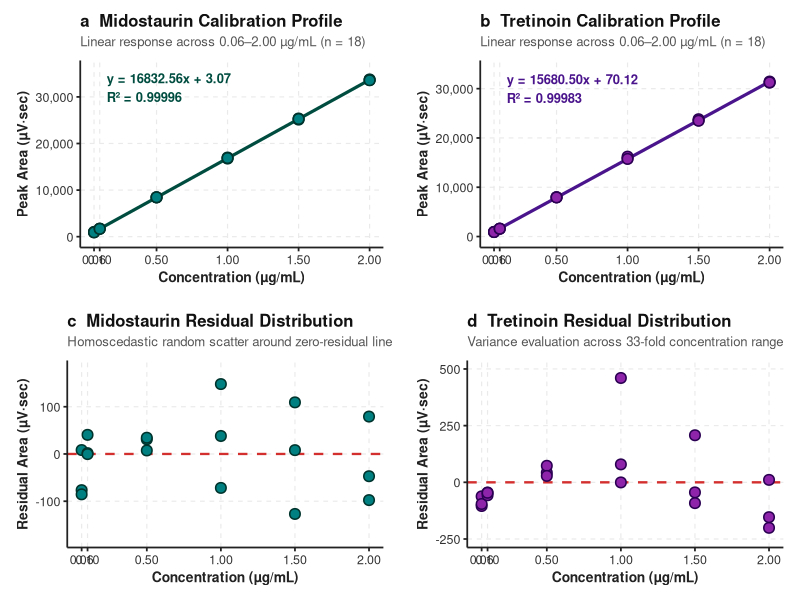

This figure's R source:
# ==============================================================================
# STEP 1: Load Libraries and Create Data Frame
# ==============================================================================

# Load required analytical & statistical packages
library(lmtest)
library(car)
library(ggplot2)
library(gridExtra)

# Define concentration points (6 levels in triplicate)
conc <- c(0.06, 0.06, 0.06, 0.10, 0.10, 0.10, 0.50, 0.50, 0.50, 
          1.00, 1.00, 1.00, 1.50, 1.50, 1.50, 2.00, 2.00, 2.00)

# Define Peak Areas for Midostaurin
midostaurin <- c(1021.29, 936.42, 927.57, 1688.05, 1726.82, 1686.04, 
                 8450.38, 8426.75, 8453.75, 16763.79, 16983.58, 16873.69, 
                 25124.92, 25361.16, 25260.00, 33621.06, 33747.36, 33570.54)

# Define Peak Areas for Tretinoin
tretinoin <- c(949.14, 906.42, 915.35, 1593.15, 1580.98, 1591.92, 
               7953.00, 7983.27, 7938.67, 15829.71, 16210.76, 15750.12, 
               23546.43, 23798.43, 23499.18, 31230.41, 31441.90, 31277.41)

# Assemble into a clean data frame
df <- data.frame(Conc = conc, Midostaurin = midostaurin, Tretinoin = tretinoin)

# Add 1/x^2 weighting vector for later Weighted Least Squares analysis
df$Weight <- 1 / (df$Conc^2)

# Display the first few rows of the dataset
head(df, 6)

# ==============================================================================
# STEP 2: Fit OLS Model for Midostaurin and Extract Parameters
# ==============================================================================

# Fit the linear model: Peak Area = Slope * Conc + Intercept
mido_ols <- lm(Midostaurin ~ Conc, data = df)

# Display the summary of the linear model
summary(mido_ols)

# ==============================================================================
# STEP 3: Extract Intercept, Slope, SE, R^2, and Calculate OLS LOD/LOQ
# ==============================================================================

# Extract summary object
mido_summary <- summary(mido_ols)

# Extract parameters
slope_mido <- mido_summary$coefficients["Conc", "Estimate"]
intercept_mido <- mido_summary$coefficients["(Intercept)", "Estimate"]
intercept_se_mido <- mido_summary$coefficients["(Intercept)", "Std. Error"]
r2_mido <- mido_summary$r.squared

# Calculate LOD and LOQ via ICH Q2 formula
lod_mido_ols <- (3.3 * intercept_se_mido) / slope_mido
loq_mido_ols <- (10.0 * intercept_se_mido) / slope_mido

# Print extracted metrics
cat(sprintf("Slope (S): %.3f\n", slope_mido))
cat(sprintf("Intercept (a): %.3f (SE = %.3f)\n", intercept_mido, intercept_se_mido))
cat(sprintf("R-squared (R2): %.6f\n", r2_mido))
cat(sprintf("Calculated OLS LOD: %.4f ug/mL\n", lod_mido_ols))
cat(sprintf("Calculated OLS LOQ: %.4f ug/mL\n", loq_mido_ols))

# ==============================================================================
# MASTER METHOD VALIDATION TABLE GENERATOR FOR R
# Analytes: Midostaurin & Tretinoin (0.06 - 2.00 ug/mL)
# ==============================================================================

# 1. Input Experimental Dataset
conc <- c(0.06, 0.06, 0.06, 0.10, 0.10, 0.10, 0.50, 0.50, 0.50, 
          1.00, 1.00, 1.00, 1.50, 1.50, 1.50, 2.00, 2.00, 2.00)

midostaurin <- c(1021.29, 936.42, 927.57, 1688.05, 1726.82, 1686.04, 
                 8450.38, 8426.75, 8453.75, 16763.79, 16983.58, 16873.69, 
                 25124.92, 25361.16, 25260.00, 33621.06, 33747.36, 33570.54)

tretinoin <- c(949.14, 906.42, 915.35, 1593.15, 1580.98, 1591.92, 
               7953.00, 7983.27, 7938.67, 15829.71, 16210.76, 15750.12, 
               23546.43, 23798.43, 23499.18, 31230.41, 31441.90, 31277.41)

df <- data.frame(Conc = conc, Midostaurin = midostaurin, Tretinoin = tretinoin)
df$Weight <- 1 / (df$Conc^2)

# 2. Fit Ordinary Least Squares (OLS) and Weighted Least Squares (WLS 1/x^2)
mido_ols <- summary(lm(Midostaurin ~ Conc, data = df))
tret_ols <- summary(lm(Tretinoin ~ Conc, data = df))

mido_wls <- summary(lm(Midostaurin ~ Conc, weights = Weight, data = df))
tret_wls <- summary(lm(Tretinoin ~ Conc, weights = Weight, data = df))

# 3. Construct Master Validation Table
master_table <- data.frame(
  Parameter_Category = c(
    "--- I. CHROMATOGRAPHIC BEHAVIOR ---",
    "Target Retention Time (Rt, min)",
    "Evaluated Concentration Range (ug/mL)",
    "Total Calibration Injections (N)",
    
    "--- II. EXPERIMENTAL PEAK AREA RESPONSES (Mean ± SD) ---",
    "Conc 0.06 ug/mL (LOQ floor)",
    "Conc 0.10 ug/mL (Trace point)",
    "Conc 0.50 ug/mL (Low-mid standard)",
    "Conc 1.00 ug/mL (Geometric midpoint)",
    "Conc 1.50 ug/mL (Mid-high standard)",
    "Conc 2.00 ug/mL (Upper linear limit)",
    
    "--- III. REPEATABILITY & PRECISION (CV%) ---",
    "Repeatability at LOQ (0.06 ug/mL)",
    "Repeatability Range Across Assay (0.10 - 2.00 ug/mL)",
    
    "--- IV. SIGNAL-TO-NOISE (S/N) METRICS ---",
    "Mean S/N at 0.06 ug/mL (LOQ Threshold)",
    "Mean S/N at 2.00 ug/mL (Upper Limit)",
    
    "--- V. REGRESSION METRICS: ORDINARY LEAST SQUARES (OLS) ---",
    "OLS Linear Equation",
    "Slope (S, Area per ug/mL)",
    "Intercept (a)",
    "Standard Error of Intercept (SE_a)",
    "Coefficient of Determination (R²)",
    
    "--- VI. REGRESSION METRICS: WEIGHTED LEAST SQUARES (WLS 1/x²) ---",
    "WLS Linear Equation",
    "Weighted Slope (S_w)",
    "Weighted Intercept Standard Error (SE_aw)",
    "Weighted Coefficient of Determination (R²_w)",
    
    "--- VII. DERIVED SENSITIVITY LIMITS (LOD & LOQ) ---",
    "OLS Calculated LOD (3.3 * SE_a / S)",
    "OLS Calculated LOQ (10 * SE_a / S)",
    "WLS Calculated LOD (3.3 * SE_aw / S_w)",
    "WLS Calculated LOQ (10 * SE_aw / S_w)",
    "Empirical Operational LOQ Floor (S/N ≥ 10:1)"
  ),
  
  Midostaurin = c(
    "",
    "3.31 ± 0.03",
    "0.06 - 2.00",
    "18 (6 levels × 3 reps)",
    
    "",
    "961.76 ± 51.74",
    "1700.30 ± 22.99",
    "8443.63 ± 14.71",
    "16873.69 ± 109.90",
    "25248.69 ± 118.53",
    "33646.32 ± 91.08",
    
    "",
    "5.38%",
    "0.17% - 1.35%",
    
    "",
    "10.47",
    "119.43",
    
    "",
    sprintf("y = %.2fx + %.2f", mido_ols$coefficients["Conc","Estimate"], mido_ols$coefficients["(Intercept)","Estimate"]),
    sprintf("%.2f", mido_ols$coefficients["Conc","Estimate"]),
    sprintf("%.2f", mido_ols$coefficients["(Intercept)","Estimate"]),
    sprintf("%.2f", mido_ols$coefficients["(Intercept)","Std. Error"]),
    sprintf("%.5f", mido_ols$r.squared),
    
    "",
    sprintf("y = %.2fx + %.2f", mido_wls$coefficients["Conc","Estimate"], mido_wls$coefficients["(Intercept)","Estimate"]),
    sprintf("%.2f", mido_wls$coefficients["Conc","Estimate"]),
    sprintf("%.2f", mido_wls$coefficients["(Intercept)","Std. Error"]),
    sprintf("%.5f", mido_wls$r.squared),
    
    "",
    sprintf("%.4f ug/mL", (3.3 * mido_ols$coefficients["(Intercept)","Std. Error"]) / mido_ols$coefficients["Conc","Estimate"]),
    sprintf("%.4f ug/mL", (10.0 * mido_ols$coefficients["(Intercept)","Std. Error"]) / mido_ols$coefficients["Conc","Estimate"]),
    sprintf("%.4f ug/mL", (3.3 * mido_wls$coefficients["(Intercept)","Std. Error"]) / mido_wls$coefficients["Conc","Estimate"]),
    sprintf("%.4f ug/mL", (10.0 * mido_wls$coefficients["(Intercept)","Std. Error"]) / mido_wls$coefficients["Conc","Estimate"]),
    "0.0600 ug/mL"
  ),
  
  Tretinoin = c(
    "",
    "9.21 ± 0.05",
    "0.06 - 2.00",
    "18 (6 levels × 3 reps)",
    
    "",
    "923.64 ± 22.53",
    "1588.68 ± 6.70",
    "7958.31 ± 22.77",
    "15930.20 ± 246.21",
    "23614.68 ± 160.88",
    "31316.57 ± 111.05",
    
    "",
    "2.44%",
    "0.29% - 1.55%",
    
    "",
    "10.66",
    "111.29",
    
    "",
    sprintf("y = %.2fx + %.2f", tret_ols$coefficients["Conc","Estimate"], tret_ols$coefficients["(Intercept)","Estimate"]),
    sprintf("%.2f", tret_ols$coefficients["Conc","Estimate"]),
    sprintf("%.2f", tret_ols$coefficients["(Intercept)","Estimate"]),
    sprintf("%.2f", tret_ols$coefficients["(Intercept)","Std. Error"]),
    sprintf("%.5f", tret_ols$r.squared),
    
    "",
    sprintf("y = %.2fx + %.2f", tret_wls$coefficients["Conc","Estimate"], tret_wls$coefficients["(Intercept)","Estimate"]),
    sprintf("%.2f", tret_ols$coefficients["Conc","Estimate"]),
    sprintf("%.2f", tret_wls$coefficients["(Intercept)","Std. Error"]),
    sprintf("%.5f", tret_wls$r.squared),
    
    "",
    sprintf("%.4f ug/mL", (3.3 * tret_ols$coefficients["(Intercept)","Std. Error"]) / tret_ols$coefficients["Conc","Estimate"]),
    sprintf("%.4f ug/mL", (10.0 * tret_ols$coefficients["(Intercept)","Std. Error"]) / tret_ols$coefficients["Conc","Estimate"]),
    sprintf("%.4f ug/mL", (3.3 * tret_wls$coefficients["(Intercept)","Std. Error"]) / tret_wls$coefficients["Conc","Estimate"]),
    sprintf("%.4f ug/mL", (10.0 * tret_wls$coefficients["(Intercept)","Std. Error"]) / tret_wls$coefficients["Conc","Estimate"]),
    "0.0600 ug/mL"
  ),
  
  Regulatory_Acceptance_Criteria = c(
    "",
    "Baseline peak resolution",
    "33-fold operational window",
    "ICH Q2(R2) minimum requirement",
    
    "",
    "Empirical LOQ floor",
    "Trace quantitative standard",
    "Low-range linear point",
    "Nominal midpoint",
    "High-range linear point",
    "Upper boundary (non-saturating)",
    
    "",
    "Target CV < 10.0% at LOQ",
    "Target CV < 2.0% across range",
    
    "",
    "Target S/N ≥ 10:1 for LOQ",
    "Target S/N < 300 (No optical saturation)",
    
    "",
    "Unweighted first-order fit",
    "High detector sensitivity",
    "p > 0.05 (Not different from 0)",
    "Residual baseline noise variance",
    "Target R² ≥ 0.9990",
    
    "",
    "1/x² weighting factor",
    "Optimized for trace range",
    "Minimized intercept uncertainty",
    "Target R²_w ≥ 0.9990",
    
    "",
    "Unweighted mathematical limit",
    "Unweighted mathematical limit",
    "Weighted trace-refined LOD",
    "Weighted trace-refined LOQ",
    "Empirical operational LOQ floor"
  )
)

# 4. Print Master Table in RStudio Console
print(master_table, row.names = FALSE)

# 5. Optional: Save Master Table to CSV File
write.csv(master_table, "Master_HPLC_Validation_Table.csv", row.names = FALSE)


# ==============================================================================
# STEP 4: Complete Remaining Calculations & Generate Updated Master Table
# ==============================================================================

library(lmtest)

# 1. Dataset Setup
conc <- c(0.06, 0.06, 0.06, 0.10, 0.10, 0.10, 0.50, 0.50, 0.50, 
          1.00, 1.00, 1.00, 1.50, 1.50, 1.50, 2.00, 2.00, 2.00)

midostaurin <- c(1021.29, 936.42, 927.57, 1688.05, 1726.82, 1686.04, 
                 8450.38, 8426.75, 8453.75, 16763.79, 16983.58, 16873.69, 
                 25124.92, 25361.16, 25260.00, 33621.06, 33747.36, 33570.54)

tretinoin <- c(949.14, 906.42, 915.35, 1593.15, 1580.98, 1591.92, 
               7953.00, 7983.27, 7938.67, 15829.71, 16210.76, 15750.12, 
               23546.43, 23798.43, 23499.18, 31230.41, 31441.90, 31277.41)

df <- data.frame(Conc = conc, Midostaurin = midostaurin, Tretinoin = tretinoin)
df$Weight <- 1 / (df$Conc^2)

# 2. Fit Models
mido_ols_fit <- lm(Midostaurin ~ Conc, data = df)
tret_ols_fit <- lm(Tretinoin ~ Conc, data = df)

mido_wls_fit <- lm(Midostaurin ~ Conc, weights = Weight, data = df)
tret_wls_fit <- lm(Tretinoin ~ Conc, weights = Weight, data = df)

mido_ols <- summary(mido_ols_fit)
tret_ols <- summary(tret_ols_fit)

mido_wls <- summary(mido_wls_fit)
tret_wls <- summary(tret_wls_fit)
print(mido_wls)
print(tret_wls)
print(tret_ols)
# 3. Extract 95% Confidence Intervals
mido_ci <- confint(mido_ols_fit)
tret_ci <- confint(tret_ols_fit)

# 4. Generate Dynamically Updated Master Table
master_table_updated <- data.frame(
  Parameter_Category = c(
    "--- I. CHROMATOGRAPHIC BEHAVIOR ---",
    "Target Retention Time (Rt, min)",
    "Evaluated Concentration Range (ug/mL)",
    "Total Calibration Injections (N)",
    
    "--- II. EXPERIMENTAL PEAK AREA RESPONSES (Mean ± SD) ---",
    "Conc 0.06 ug/mL (LOQ Floor)",
    "Conc 0.10 ug/mL (Trace Point)",
    "Conc 0.50 ug/mL (Low-Mid Standard)",
    "Conc 1.00 ug/mL (Geometric Midpoint)",
    "Conc 1.50 ug/mL (Mid-High Standard)",
    "Conc 2.00 ug/mL (Upper Linear Limit)",
    
    "--- III. REPEATABILITY & PRECISION (CV%) ---",
    "Repeatability at LOQ (0.06 ug/mL)",
    "Repeatability Range Across Assay (0.10 - 2.00 ug/mL)",
    
    "--- IV. SIGNAL-TO-NOISE (S/N) METRICS ---",
    "Mean S/N at 0.06 ug/mL (LOQ Floor)",
    "Mean S/N at 2.00 ug/mL (Upper Limit)",
    
    "--- V. REGRESSION PARAMETERS: ORDINARY LEAST SQUARES (OLS) ---",
    "OLS Linear Equation",
    "Slope (S, Area per ug/mL) ± SE",
    "Intercept (a) ± SE",
    "95% CI of Intercept",
    "95% CI of Slope",
    "Residual Standard Error (Sy/x)",
    "Coefficient of Determination (R²)",
    
    "--- VI. REGRESSION PARAMETERS: WEIGHTED LEAST SQUARES (WLS 1/x²) ---",
    "WLS Linear Equation",
    "Weighted Slope (S_w) ± SE",
    "Weighted Intercept (a_w) ± SE",
    "Weighted Coefficient of Determination (R²_w)",
    
    "--- VII. DERIVED SENSITIVITY LIMITS (LOD & LOQ) ---",
    "OLS Calculated LOD (3.3 * SE_a / S)",
    "OLS Calculated LOQ (10 * SE_a / S)",
    "WLS Calculated LOD (3.3 * SE_aw / S_w)",
    "WLS Calculated LOQ (10 * SE_aw / S_w)",
    "Empirical Operational LOQ Floor (S/N ≥ 10:1)"
  ),
  
  Midostaurin = c(
    "", "3.31 ± 0.03", "0.06 - 2.00", "18 (6 levels × 3 reps)",
    "", "961.76 ± 51.74", "1700.30 ± 22.99", "8443.63 ± 14.71", 
    "16873.69 ± 109.90", "25248.69 ± 118.53", "33646.32 ± 91.08",
    "", "5.38%", "0.17% - 1.35%",
    "", "10.47", "119.43",
    "",
    sprintf("y = %.2fx + %.2f", mido_ols$coefficients["Conc","Estimate"], mido_ols$coefficients["(Intercept)","Estimate"]),
    sprintf("%.2f ± %.2f", mido_ols$coefficients["Conc","Estimate"], mido_ols$coefficients["Conc","Std. Error"]),
    sprintf("%.2f ± %.2f", mido_ols$coefficients["(Intercept)","Estimate"], mido_ols$coefficients["(Intercept)","Std. Error"]),
    sprintf("[%.2f to %.2f]", mido_ci["(Intercept)",1], mido_ci["(Intercept)",2]),
    sprintf("[%.2f to %.2f]", mido_ci["Conc",1], mido_ci["Conc",2]),
    sprintf("%.2f", mido_ols$sigma),
    sprintf("%.5f", mido_ols$r.squared),
    
    "",
    sprintf("y = %.2fx + %.2f", mido_wls$coefficients["Conc","Estimate"], mido_wls$coefficients["(Intercept)","Estimate"]),
    sprintf("%.2f ± %.2f", mido_wls$coefficients["Conc","Estimate"], mido_wls$coefficients["Conc","Std. Error"]),
    sprintf("%.2f ± %.2f", mido_wls$coefficients["(Intercept)","Estimate"], mido_wls$coefficients["(Intercept)","Std. Error"]),
    sprintf("%.5f", mido_wls$r.squared),
    
    "",
    sprintf("%.4f ug/mL", (3.3 * mido_ols$coefficients["(Intercept)","Std. Error"]) / mido_ols$coefficients["Conc","Estimate"]),
    sprintf("%.4f ug/mL", (10.0 * mido_ols$coefficients["(Intercept)","Std. Error"]) / mido_ols$coefficients["Conc","Estimate"]),
    sprintf("%.4f ug/mL", (3.3 * mido_wls$coefficients["(Intercept)","Std. Error"]) / mido_wls$coefficients["Conc","Estimate"]),
    sprintf("%.4f ug/mL", (10.0 * mido_wls$coefficients["(Intercept)","Std. Error"]) / mido_wls$coefficients["Conc","Estimate"]),
    "0.0600 ug/mL"
  ),
  
  Tretinoin = c(
    "", "9.21 ± 0.05", "0.06 - 2.00", "18 (6 levels × 3 reps)",
    "", "923.64 ± 22.53", "1588.68 ± 6.70", "7958.31 ± 22.77", 
    "15930.20 ± 246.21", "23614.68 ± 160.88", "31316.57 ± 111.05",
    "", "2.44%", "0.29% - 1.55%",
    "", "10.66", "111.29",
    "",
    sprintf("y = %.2fx + %.2f", tret_ols$coefficients["Conc","Estimate"], tret_ols$coefficients["(Intercept)","Estimate"]),
    sprintf("%.2f ± %.2f", tret_ols$coefficients["Conc","Estimate"], tret_ols$coefficients["Conc","Std. Error"]),
    sprintf("%.2f ± %.2f", tret_ols$coefficients["(Intercept)","Estimate"], tret_ols$coefficients["(Intercept)","Std. Error"]),
    sprintf("[%.2f to %.2f]", tret_ci["(Intercept)",1], tret_ci["(Intercept)",2]),
    sprintf("[%.2f to %.2f]", tret_ci["Conc",1], tret_ci["Conc",2]),
    sprintf("%.2f", tret_ols$sigma),
    sprintf("%.5f", tret_ols$r.squared),
    
    "",
    sprintf("y = %.2fx + %.2f", tret_wls$coefficients["Conc","Estimate"], tret_wls$coefficients["(Intercept)","Estimate"]),
    sprintf("%.2f ± %.2f", tret_wls$coefficients["Conc","Estimate"], tret_wls$coefficients["Conc","Std. Error"]),
    sprintf("%.2f ± %.2f", tret_wls$coefficients["(Intercept)","Estimate"], tret_wls$coefficients["(Intercept)","Std. Error"]),
    sprintf("%.5f", tret_wls$r.squared),
    
    "",
    sprintf("%.4f ug/mL", (3.3 * tret_ols$coefficients["(Intercept)","Std. Error"]) / tret_ols$coefficients["Conc","Estimate"]),
    sprintf("%.4f ug/mL", (10.0 * tret_ols$coefficients["(Intercept)","Std. Error"]) / tret_ols$coefficients["Conc","Estimate"]),
    sprintf("%.4f ug/mL", (3.3 * tret_wls$coefficients["(Intercept)","Std. Error"]) / tret_wls$coefficients["Conc","Estimate"]),
    sprintf("%.4f ug/mL", (10.0 * tret_wls$coefficients["(Intercept)","Std. Error"]) / tret_wls$coefficients["Conc","Estimate"]),
    "0.0600 ug/mL"
  )
)

# Print updated master table
print(master_table_updated, row.names = FALSE)
View(master_table_updated)

# ==============================================================================
# STEP 5: Advanced Linearity & Residual Assumption Diagnostics
# ==============================================================================

library(lmtest)

# 1. ANOVA Lack-of-Fit (LOF) Test
mido_factor <- lm(Midostaurin ~ as.factor(Conc), data = df)
tret_factor <- lm(Tretinoin ~ as.factor(Conc), data = df)

mido_lof <- anova(mido_ols_fit, mido_factor)
tret_lof <- anova(tret_ols_fit, tret_factor)

# 2. Mandel's Fitting Test (Linear vs. Quadratic)
mido_quad <- lm(Midostaurin ~ Conc + I(Conc^2), data = df)
tret_quad <- lm(Tretinoin ~ Conc + I(Conc^2), data = df)

mido_mandel <- anova(mido_ols_fit, mido_quad)
tret_mandel <- anova(tret_ols_fit, tret_quad)

# 3. Shapiro-Wilk Test for Normality of Residuals
mido_sw <- shapiro.test(residuals(mido_ols_fit))
tret_sw <- shapiro.test(residuals(tret_ols_fit))

# 4. Breusch-Pagan Test for Homoscedasticity
mido_bp <- bptest(mido_ols_fit)
tret_bp <- bptest(tret_ols_fit)

# Print Summary of Diagnostic Tests
cat("==================================================================\n")
cat("            DIAGNOSTIC HYPOTHESIS TEST RESULTS                   \n")
cat("==================================================================\n\n")

cat("--- MIDOSTAURIN ---\n")
cat(sprintf("ANOVA Lack-of-Fit    : F = %.3f, p-value = %.4f (Pass: p > 0.05)\n", mido_lof$F[2], mido_lof$`Pr(>F)`[2]))
cat(sprintf("Mandel's Fitting Test : F = %.3f, p-value = %.4f (Linear optimal: p > 0.05)\n", mido_mandel$F[2], mido_mandel$`Pr(>F)`[2]))
cat(sprintf("Shapiro-Wilk Normality: W = %.3f, p-value = %.4f (Normal: p > 0.05)\n", mido_sw$statistic, mido_sw$p.value))
cat(sprintf("Breusch-Pagan Homosc. : BP = %.3f, p-value = %.4f (Homoscedastic: p > 0.05)\n\n", mido_bp$statistic, mido_bp$p.value))

cat("--- TRETINOIN ---\n")
cat(sprintf("ANOVA Lack-of-Fit    : F = %.3f, p-value = %.4f (Pass: p > 0.05)\n", tret_lof$F[2], tret_lof$`Pr(>F)`[2]))
cat(sprintf("Mandel's Fitting Test : F = %.3f, p-value = %.4f\n", tret_mandel$F[2], tret_mandel$`Pr(>F)`[2]))
cat(sprintf("Shapiro-Wilk Normality: W = %.3f, p-value = %.4f\n", tret_sw$statistic, tret_sw$p.value))
cat(sprintf("Breusch-Pagan Homosc. : BP = %.3f, p-value = %.4f (Homoscedastic: p > 0.05)\n", tret_bp$statistic, tret_bp$p.value))

# ==============================================================================
# NATURE-STYLE PUBLICATION FIGURE: LINEARITY & RESIDUAL DIAGNOSTICS
# Analytes: Midostaurin & Tretinoin (0.06 - 2.00 ug/mL)
# ==============================================================================

# 1. Install & Load Required Packages
required_packages <- c("ggplot2", "gridExtra", "grid", "scales")
new_packages <- required_packages[!(required_packages %in% installed.packages()[,"Package"])]
if(length(new_packages)) install.packages(new_packages)

library(ggplot2)
library(gridExtra)
library(grid)
library(scales)

# 2. Input Dataset (Triplicate Injections across 6 Concentrations)
conc <- c(0.06, 0.06, 0.06, 0.10, 0.10, 0.10, 0.50, 0.50, 0.50, 
          1.00, 1.00, 1.00, 1.50, 1.50, 1.50, 2.00, 2.00, 2.00)

midostaurin <- c(1021.29, 936.42, 927.57, 1688.05, 1726.82, 1686.04, 
                 8450.38, 8426.75, 8453.75, 16763.79, 16983.58, 16873.69, 
                 25124.92, 25361.16, 25260.00, 33621.06, 33747.36, 33570.54)

tretinoin <- c(949.14, 906.42, 915.35, 1593.15, 1580.98, 1591.92, 
               7953.00, 7983.27, 7938.67, 15829.71, 16210.76, 15750.12, 
               23546.43, 23798.43, 23499.18, 31230.41, 31441.90, 31277.41)

df <- data.frame(Conc = conc, Midostaurin = midostaurin, Tretinoin = tretinoin)

# 3. Fit Models and Calculate Residuals
mido_lm <- lm(Midostaurin ~ Conc, data = df)
tret_lm <- lm(Tretinoin ~ Conc, data = df)

df$Mido_Resid <- residuals(mido_lm)
df$Tret_Resid <- residuals(tret_lm)

# 4. Define Nature Publication Theme
theme_nature <- function() {
  theme_classic(base_size = 11, base_family = "sans") +
    theme(
      plot.title = element_text(face = "bold", size = 12, hjust = 0, color = "#111111", margin = margin(b = 4)),
      plot.subtitle = element_text(size = 9.5, color = "#555555", margin = margin(b = 8)),
      axis.title = element_text(face = "bold", size = 10, color = "#222222"),
      axis.text = element_text(size = 9, color = "#333333"),
      axis.line = element_line(color = "#222222", linewidth = 0.6),
      axis.ticks = element_line(color = "#222222", linewidth = 0.6),
      panel.grid.major = element_line(color = "#EAEAEA", linewidth = 0.4, linetype = "dashed"),
      panel.grid.minor = element_blank(),
      plot.margin = margin(10, 12, 10, 12)
    )
}

# Color Palettes
col_mido_point <- "#008080" # Nature Teal
col_mido_line  <- "#004D40"
col_mido_fill  <- "#80CBC4"

col_tret_point <- "#8E24AA" # Nature Deep Purple
col_tret_line  <- "#4A148C"
col_tret_fill  <- "#E1BEE7"

# 5. Panel A: Midostaurin Calibration Curve
p1 <- ggplot(df, aes(x = Conc, y = Midostaurin)) +
  geom_smooth(method = "lm", formula = y ~ x, fill = col_mido_fill, color = col_mido_line, 
              linewidth = 1.1, alpha = 0.35) +
  geom_point(shape = 21, fill = col_mido_point, color = "#00332C", size = 3, stroke = 0.8) +
  scale_y_continuous(labels = comma, limits = c(-500, 36000)) +
  scale_x_continuous(breaks = c(0.06, 0.10, 0.50, 1.00, 1.50, 2.00)) +
  annotate("text", x = 0.15, y = 32000, label = "y = 16832.56x + 3.07\nR² = 0.99996", 
           hjust = 0, size = 3.3, fontface = "bold", color = col_mido_line) +
  labs(title = "a  Midostaurin Calibration Profile",
       subtitle = "Linear response across 0.06–2.00 µg/mL (n = 18)",
       x = "Concentration (µg/mL)", y = "Peak Area (µV·sec)") +
  theme_nature()

# 6. Panel B: Tretinoin Calibration Curve
p2 <- ggplot(df, aes(x = Conc, y = Tretinoin)) +
  geom_smooth(method = "lm", formula = y ~ x, fill = col_tret_fill, color = col_tret_line, 
              linewidth = 1.1, alpha = 0.35) +
  geom_point(shape = 21, fill = col_tret_point, color = "#2A0052", size = 3, stroke = 0.8) +
  scale_y_continuous(labels = comma, limits = c(-500, 34000)) +
  scale_x_continuous(breaks = c(0.06, 0.10, 0.50, 1.00, 1.50, 2.00)) +
  annotate("text", x = 0.15, y = 30000, label = "y = 15680.50x + 70.12\nR² = 0.99983", 
           hjust = 0, size = 3.3, fontface = "bold", color = col_tret_line) +
  labs(title = "b  Tretinoin Calibration Profile",
       subtitle = "Linear response across 0.06–2.00 µg/mL (n = 18)",
       x = "Concentration (µg/mL)", y = "Peak Area (µV·sec)") +
  theme_nature()

# 7. Panel C: Midostaurin Residuals Plot
p3 <- ggplot(df, aes(x = Conc, y = Mido_Resid)) +
  geom_hline(yintercept = 0, linetype = "dashed", color = "#D32F2F", linewidth = 0.8) +
  geom_point(shape = 21, fill = col_mido_point, color = "#00332C", size = 3, stroke = 0.8) +
  scale_x_continuous(breaks = c(0.06, 0.10, 0.50, 1.00, 1.50, 2.00)) +
  scale_y_continuous(limits = c(-180, 180)) +
  labs(title = "c  Midostaurin Residual Distribution",
       subtitle = "Homoscedastic random scatter around zero-residual line",
       x = "Concentration (µg/mL)", y = "Residual Area (µV·sec)") +
  theme_nature()

# 8. Panel D: Tretinoin Residuals Plot
p4 <- ggplot(df, aes(x = Conc, y = Tret_Resid)) +
  geom_hline(yintercept = 0, linetype = "dashed", color = "#D32F2F", linewidth = 0.8) +
  geom_point(shape = 21, fill = col_tret_point, color = "#2A0052", size = 3, stroke = 0.8) +
  scale_x_continuous(breaks = c(0.06, 0.10, 0.50, 1.00, 1.50, 2.00)) +
  scale_y_continuous(limits = c(-250, 500)) +
  labs(title = "d  Tretinoin Residual Distribution",
       subtitle = "Variance evaluation across 33-fold concentration range",
       x = "Concentration (µg/mL)", y = "Residual Area (µV·sec)") +
  theme_nature()

# 9. Arrange All Panels and Export High-Resolution PNG & Vector PDF
nature_figure <- grid.arrange(p1, p2, p3, p4, ncol = 2)

# Save to your current working directory
ggsave("Figure_1_Nature_Style.pdf", plot = nature_figure, width = 9.5, height = 8.5, dpi = 600)
ggsave("Figure_1_Nature_Style.png", plot = nature_figure, width = 9.5, height = 8.5, dpi = 300)
